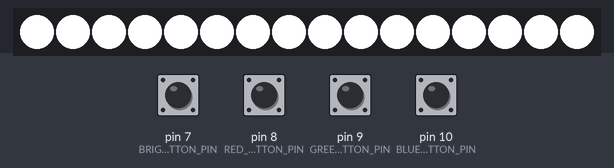
The sketch below on a simulated Arduino Uno, built with avr-gcc and run on an emulated ATmega328P. On the bench: 16 RGB LEDs in strip order, left to right. The inputs (shaded band) are chosen by the test bench; at power-on: pin 7 (BRIGHTNESS_BUTTON_PIN), pin 8 (RED_BUTTON_PIN), pin 9 (GREEN_BUTTON_PIN), pin 10 (BLUE_BUTTON_PIN) HIGH. Dim RGB values are drawn brighter than linear; EEPROM starts erased.

Above: at 1.2 s.
1.3 s: pin 8 (RED_BUTTON_PIN) pulled LOW for 1 s
At 3.0 s:
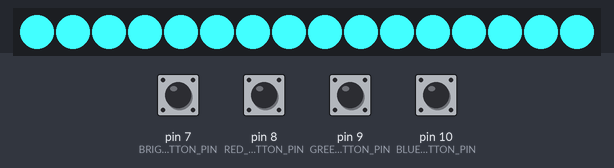
3.8 s: pin 9 (GREEN_BUTTON_PIN) pulled LOW for 0.15 s
At 5.0 s:
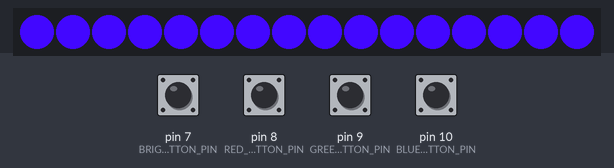
5.4 s: pin 10 (BLUE_BUTTON_PIN) pulled LOW for 0.15 s
At 6.1 s:
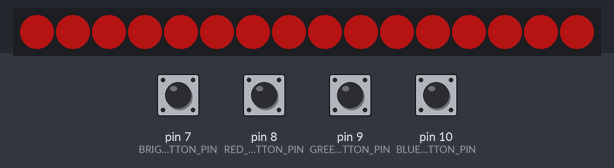
7.0 s: pin 7 (BRIGHTNESS_BUTTON_PIN) pulled LOW for 0.15 s
8.6 s: pin 9 (GREEN_BUTTON_PIN) pulled LOW for 1 s
At 10.5 s:
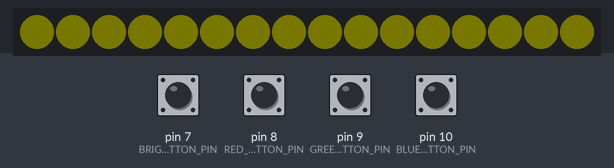
11.1 s: pin 7 (BRIGHTNESS_BUTTON_PIN) pulled LOW for 1 s
Timing chart, 0 to 14.1 s (numbered marks = the images above; inputs shaded):
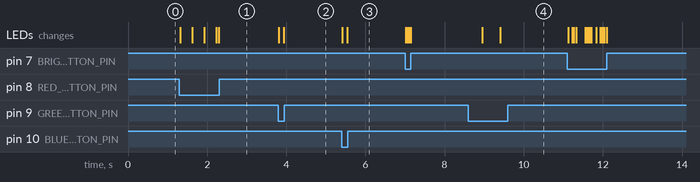

Measured:
- after the input at 8.6 s, the LEDs: first change after 0.36 s (image 4 shows a later state)

The sketch:

rgb-led-box.ino
```cpp
#include <FastLED.h>
#include <EEPROM.h>

#define LED_PIN 3
#define NUM_LEDS 16
#define BRIGHTNESS_BUTTON_PIN 7
#define RED_BUTTON_PIN 8
#define GREEN_BUTTON_PIN 9
#define BLUE_BUTTON_PIN 10

#define EEPROM_ADRESS 0

CRGB leds[NUM_LEDS];

class ColorValue {
public:
  int value;
  int dir;

  ColorValue() {
    value = 0;
    dir = 1;
  }
  void increment() {
    value = value + dir;

    if (value >= 255) {
      dir = -1;
    } else if (value <= 0) {
      dir = 1;
    }
  }
};


class LedColor {
public:
  ColorValue brightness;
  ColorValue red;
  ColorValue green;
  ColorValue blue;

  CRGB getRGB() {
    return CRGB(red.value, green.value, blue.value);
  }
};

LedColor currentColor;


void setup() {
  pinMode(BRIGHTNESS_BUTTON_PIN, INPUT_PULLUP);
  pinMode(RED_BUTTON_PIN, INPUT_PULLUP);
  pinMode(GREEN_BUTTON_PIN, INPUT_PULLUP);
  pinMode(BLUE_BUTTON_PIN, INPUT_PULLUP);

  FastLED.addLeds<WS2812, LED_PIN, GRB>(leds, NUM_LEDS);
  FastLED.setBrightness(currentColor.brightness.value);

  EEPROM.get(EEPROM_ADRESS, currentColor);
}


void loop() {
  handleButtons();

  showLeds();

  EEPROM.put(EEPROM_ADRESS, currentColor);

  delay(10);
}

void handleButtons() {
  if (readButton(BRIGHTNESS_BUTTON_PIN)) {
    currentColor.brightness.increment();
  }
  if (readButton(RED_BUTTON_PIN)) {
    currentColor.red.increment();
  }
  if (readButton(GREEN_BUTTON_PIN)) {
    currentColor.green.increment();
  }
  if (readButton(BLUE_BUTTON_PIN)) {
    currentColor.blue.increment();
  }
}


void showLeds() {
  for (int i = 0; i < NUM_LEDS; i++) {
    leds[i] = currentColor.getRGB();
  }
  FastLED.setBrightness(currentColor.brightness.value);


  FastLED.show();
}


bool readButton(int pin) {
  int sensorVal = digitalRead(pin);
  return sensorVal != HIGH;
}
```
